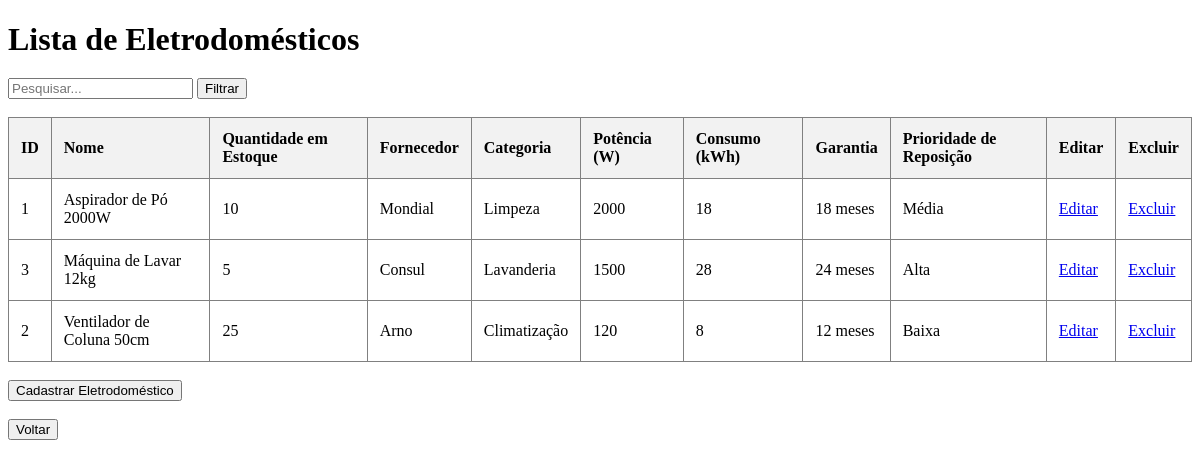
Page /view/listar_eletrodomestico.php (signed in) on the committed database.
### tables this page shows
CREATE TABLE ELETRODOMESTICO (
    ELETRODOMESTICO_ID INT AUTO_INCREMENT PRIMARY KEY,
    ELETRODOMESTICO_NOME VARCHAR(255) NOT NULL,
    ELETRODOMESTICO_QTD_ESTOQUE INT DEFAULT 0,
    ELETRODOMESTICO_FORNECEDOR VARCHAR(255),
    ELETRODOMESTICO_CATEGORIA VARCHAR(255),
    ELETRODOMESTICO_POTENCIA FLOAT,
    ELETRODOMESTICO_CONS_ENER FLOAT,
    ELETRODOMESTICO_GARANTIA VARCHAR(255),
    ELETRODOMESTICO_PRIOR_REP VARCHAR(255),
    FK_USU_ID INT,
    FOREIGN KEY (FK_USU_ID) REFERENCES USUARIO(USU_ID) ON DELETE CASCADE
);

### model/model_eletrodomestico.php (called while the page is built, shortened)
<?php
    class Eletrodomestico {
        public function listar_eletrodomesticos() {
            $conn = Database::getConnection();
            $sql = "SELECT      E.ELETRODOMESTICO_ID,
                                E.ELETRODOMESTICO_NOME,
                                E.ELETRODOMESTICO_QTD_ESTOQUE,
                                E.ELETRODOMESTICO_FORNECEDOR,
                                E.ELETRODOMESTICO_CATEGORIA,
                                E.ELETRODOMESTICO_POTENCIA,
                                E.ELETRODOMESTICO_CONS_ENER,
                                E.ELETRODOMESTICO_GARANTIA,
                                E.ELETRODOMESTICO_PRIOR_REP,
                                U.USU_NOME,
                                U.USU_EMAIL
                    FROM        ELETRODOMESTICO E
                    JOIN        USUARIO U ON E.FK_USU_ID = U.USU_ID
                    ORDER BY    E.ELETRODOMESTICO_NOME";
            $result = $conn->query($sql);
            return $result->fetch_all(MYSQLI_ASSOC);
        }
    }
?>

### view/listar_eletrodomestico.php (the view, shortened to what this page needs)
<?php
require_once "./../controller/controller_eletrodomestico.php";
$eletrodomestico = new Eletrodomestico();
if (isset($_POST['botao_pesquisar'])) {
    $resultados = $eletrodomestico->filtrar_eletrodomestico($_POST['pesquisar']);
} else {
    $resultados = $eletrodomestico->listar_eletrodomesticos();
}
?>
<!DOCTYPE html>
<html lang="pt-br">
    <head>
    </head>
    <body>
        <h1>Lista de Eletrodomésticos</h1>
        <form method="POST">
            <input type="search" id="pesquisar" name="pesquisar" placeholder="Pesquisar...">
            <input type="submit" id="botao_pesquisar" name="botao_pesquisar" value="Filtrar">
        </form>
        <br>
        <table border="1">
            <tr>
                <th>ID</th>
                <th>Nome</th>
                <th>Quantidade em Estoque</th>
                <th>Fornecedor</th>
                <th>Categoria</th>
                <th>Potência (W)</th>
                <th>Consumo (kWh)</th>
                <th>Garantia</th>
                <th>Prioridade de Reposição</th>
                <th>Editar</th>
                <th>Excluir</th>
            </tr>
            <?php
                if (count($resultados) > 0) {
                    foreach ($resultados as $r) {
                        echo "<tr>";
                        echo "<td>".$r["ELETRODOMESTICO_ID"]."</td>";
                        echo "<td>".$r["ELETRODOMESTICO_NOME"]."</td>";
                        echo "<td>".$r["ELETRODOMESTICO_QTD_ESTOQUE"]."</td>";
                        echo "<td>".$r["ELETRODOMESTICO_FORNECEDOR"]."</td>";
                        echo "<td>".$r["ELETRODOMESTICO_CATEGORIA"]."</td>";
                        echo "<td>".$r["ELETRODOMESTICO_POTENCIA"]."</td>";
                        echo "<td>".$r["ELETRODOMESTICO_CONS_ENER"]."</td>";
                        echo "<td>".$r["ELETRODOMESTICO_GARANTIA"]."</td>";
                        echo "<td>".$r["ELETRODOMESTICO_PRIOR_REP"]."</td>";
                        echo "<td><a href='editar_eletrodomestico.php?acao=editar_eletrodomestico&id=".$r["ELETRODOMESTICO_ID"]."'>Editar</a></td>";
                        echo "<td><a href='./../controller/controller_eletrodomestico.php?acao=excluir_eletrodomestico&id=".$r["ELETRODOMESTICO_ID"]."'>Excluir</a></td>";
                        echo "</tr>";
                    }
                } else {
                    echo "<tr>";
                    echo "<th colspan='11'>Nenhum eletrodoméstico cadastrado!</th>";
                    echo "</tr>";
                }
            ?>
        </table>
        <br>
        <a href="cadastrar_eletrodomestico.php"><button>Cadastrar Eletrodoméstico</button></a>
        <br><br>
        <a href="inicial.php"><button>Voltar</button></a>
    </body>
</html>

### view/listar_eletrodomestico.php (style rules this page uses)
table { border-collapse: collapse; width: 100%; }
tr, td, th { padding: 12px; text-align: left; }
th { background-color: #f2f2f2; }
h1 { margin-bottom: 20px; }

### rows in the picture
eletrodomestico: ELETRODOMESTICO_ID "1", ELETRODOMESTICO_NOME "Aspirador de Pó 2000W", ELETRODOMESTICO_QTD_ESTOQUE "10", ELETRODOMESTICO_FORNECEDOR "Mondial", ELETRODOMESTICO_CATEGORIA "Limpeza", ELETRODOMESTICO_POTENCIA "2000", ELETRODOMESTICO_CONS_ENER "18", ELETRODOMESTICO_GARANTIA "18 meses", ELETRODOMESTICO_PRIOR_REP "Média"
eletrodomestico: ELETRODOMESTICO_ID "3", ELETRODOMESTICO_NOME "Máquina de Lavar 12kg", ELETRODOMESTICO_QTD_ESTOQUE "5", ELETRODOMESTICO_FORNECEDOR "Consul", ELETRODOMESTICO_CATEGORIA "Lavanderia", ELETRODOMESTICO_POTENCIA "1500", ELETRODOMESTICO_CONS_ENER "28", ELETRODOMESTICO_GARANTIA "24 meses", ELETRODOMESTICO_PRIOR_REP "Alta"
eletrodomestico: ELETRODOMESTICO_ID "2", ELETRODOMESTICO_NOME "Ventilador de Coluna 50cm", ELETRODOMESTICO_QTD_ESTOQUE "25", ELETRODOMESTICO_FORNECEDOR "Arno", ELETRODOMESTICO_CATEGORIA "Climatização", ELETRODOMESTICO_POTENCIA "120", ELETRODOMESTICO_CONS_ENER "8", ELETRODOMESTICO_GARANTIA "12 meses", ELETRODOMESTICO_PRIOR_REP "Baixa"
